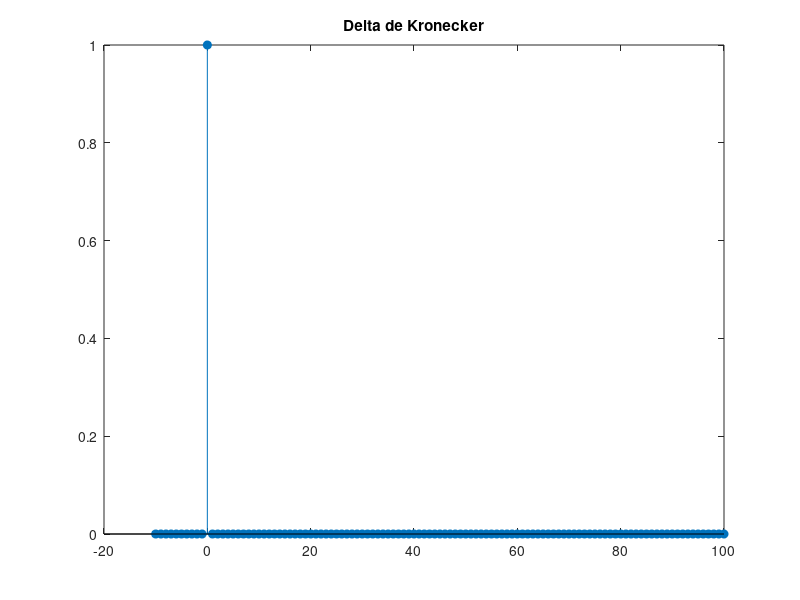
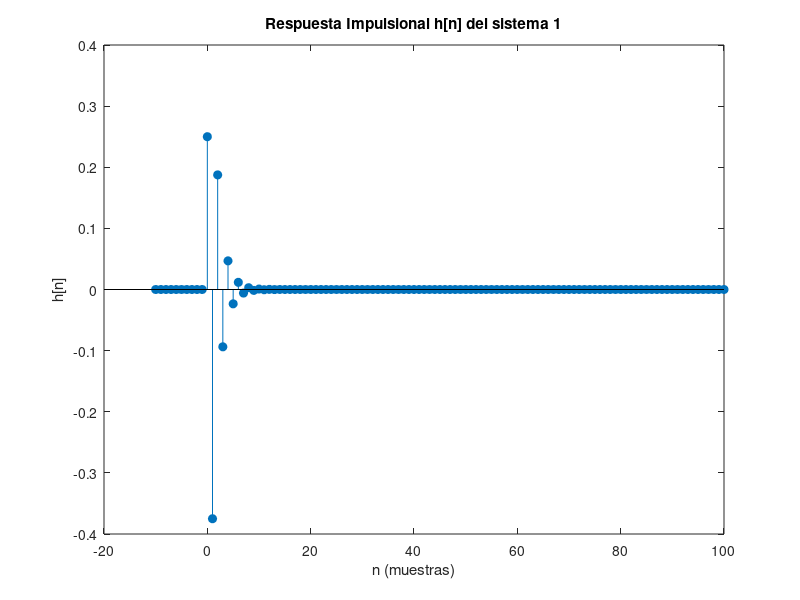

Source code (MATLAB) for these figures, in order:
n= -10:100;
delta= (n==0);
figure;
stem(n,delta,'filled');
title('Delta de Kronecker');

function h = respuesta_imp1(n)
  h = zeros(size(n));
  for i = 1:length(n)
    h(i) = (n(i) == 0)/2 + (n(i)-1 == 0)/2;
  end
end

function h = respuesta_imp2(n)
  h = zeros(size(n));
  for i = 1:length(n)
    h(i) = (n(i) == 0)/2 - (n(i)-1 == 0)/2;
  end
end

function h = respuesta_imp3(n)
  h = zeros(size(n));            % inicializa h[n] todo en cero
  h(n == 0) = 1/4;               % h[0]

  idx_pos = (n > 0);             % indices donde n >= 1
  h(idx_pos) = (3/8) * (0.5).^(n(idx_pos)-1);
end

function h = respuesta_imp4(n)
  h = zeros(size(n));             % inicializa h[n]
  h(n == 0) = 1/4;                % h[0]

  idx_pos = (n > 0);              % indices donde n >= 1
  h(idx_pos) = (-3/8) * (-0.5).^(n(idx_pos)-1);
end

h1=respuesta_imp1(n);
h2=respuesta_imp2(n);
h3=respuesta_imp3(n);
h4=respuesta_imp4(n);

figure;
stem(n, h4, 'filled');
title('Respuesta Impulsional h[n] del sistema 1');
xlabel('n (muestras)');
ylabel('h[n]');
